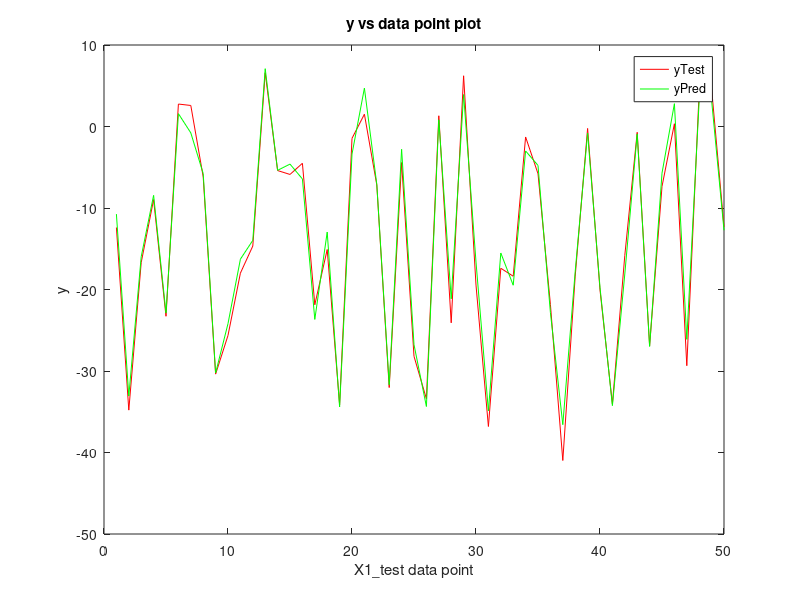

Reproduce this figure in MATLAB.
%% loading data
clc
X1_test = csvread('Problem1_Input_Test.csv');
X1_train = csvread('Problem1_Input_Training.csv');

Y1_train = csvread('Problem1_Output_Training.csv');
Y1_test = csvread('Problem1_Output_Test.csv');

n = size(X1_train, 1);
m = size(X1_train, 2);

% display(n)
% display(m)

%% adding ones to first column
X1_train = [ones(n,1) X1_train];
X1_test = [ones(n,1) X1_test];

%% calculating beta hat for train data
beta_hat = pinv((X1_train'*X1_train))*X1_train'*Y1_train;

%% prediction on beta hat
Y1_pred = X1_train*beta_hat;

%% calculate sum of square error
mse_train_pred = sum((Y1_train - Y1_pred).^2)/n;
rmse_train_pred = sqrt(mse_train_pred);
display(rmse_train_pred)

%% applying recursive least square model
% formula beta_hat_n_plus_1 = beta_hat_n + K_n*e_n
M_n = pinv(X1_train'*X1_train);
Y1_test_pred = zeros(n, 1);

lambda = 1;
beta_hat_n = beta_hat;

for i = 1:n
    M_n_plus_1 = M_n - (M_n * X1_test(i,:)' * X1_test(i,:) * M_n) ./((1/lambda) + X1_test(i,:) * M_n * X1_test(i,:)');
    
    K_n = (1/lambda) .* (M_n_plus_1 * X1_test(i,:)');
    e_n = (Y1_test(i) - X1_test(i,:) * beta_hat_n);
    
    beta_hat_n_plus_1 = beta_hat_n + K_n .* e_n;
    
    Y1_test_pred(i) = X1_test(i,:) * beta_hat_n_plus_1;
    % update beta hat n+1
    M_n = M_n_plus_1;
    beta_hat_n = beta_hat_n_plus_1; 
end

%% calculate rmse for test data
mse_test_pred = sum((Y1_test - Y1_test_pred).^2)/n;
rmse_test_pred = sqrt(mse_test_pred);
display(rmse_test_pred)

%% ploting prediction and actual value on testing data plot
test_data_point = 1:size(Y1_test,1);
test_data_point = test_data_point';

plot(test_data_point, Y1_test , 'r-');
hold on;
plot(test_data_point, Y1_test_pred, 'g-');
hold off
title('y vs data point plot');
xlabel('X1\_test data point') % x-axis label
ylabel('y') % y-axis label
legend('yTest','yPred');